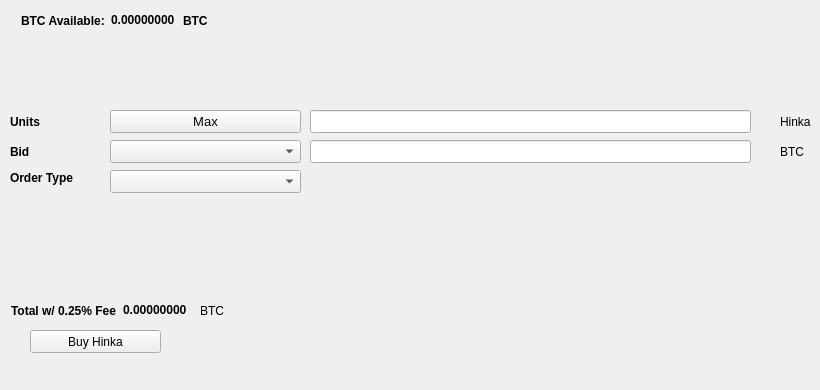
   <widget class="QWidget" name="BuyTab">
    <attribute name="title">
     <string>Buy</string>
    </attribute>
    <widget class="QPushButton" name="BuyHinka">
     <property name="geometry">
      <rect>
       <x>30</x>
       <y>330</y>
       <width>131</width>
       <height>23</height>
      </rect>
     </property>
     <property name="text">
      <string>Buy Hinka</string>
     </property>
     <property name="icon">
      <iconset resource="../hinka.qrc">
       <normaloff>:/icons/bitcoin</normaloff>:/icons/bitcoin</iconset>
     </property>
    </widget>
    <widget class="QLabel" name="label_3">
     <property name="geometry">
      <rect>
       <x>10</x>
       <y>110</y>
       <width>46</width>
       <height>23</height>
      </rect>
     </property>
     <property name="font">
      <font>
       <weight>75</weight>
       <bold>true</bold>
      </font>
     </property>
     <property name="text">
      <string>Units</string>
     </property>
    </widget>
    <widget class="QLineEdit" name="UnitsInput">
     <property name="geometry">
      <rect>
       <x>310</x>
       <y>110</y>
       <width>441</width>
       <height>23</height>
      </rect>
     </property>
     <property name="font">
      <font>
       <pointsize>9</pointsize>
       <weight>75</weight>
       <bold>true</bold>
      </font>
     </property>
    </widget>
    <widget class="QLineEdit" name="BuyBidPriceEdit">
     <property name="geometry">
      <rect>
       <x>310</x>
       <y>140</y>
       <width>441</width>
       <height>23</height>
      </rect>
     </property>
     <property name="font">
      <font>
       <pointsize>9</pointsize>
       <weight>75</weight>
       <bold>true</bold>
      </font>
     </property>
    </widget>
    <widget class="QLabel" name="label_4">
     <property name="geometry">
      <rect>
       <x>780</x>
       <y>110</y>
       <width>31</width>
       <height>23</height>
      </rect>
     </property>
     <property name="text">
      <string>Hinka</string>
     </property>
    </widget>
    <widget class="QLabel" name="label_5">
     <property name="geometry">
      <rect>
       <x>780</x>
       <y>140</y>
       <width>31</width>
       <height>23</height>
      </rect>
     </property>
     <property name="text">
      <string>BTC</string>
     </property>
    </widget>
    <widget class="QLabel" name="label_6">
     <property name="geometry">
      <rect>
       <x>10</x>
       <y>140</y>
       <width>46</width>
       <height>23</height>
      </rect>
     </property>
     <property name="font">
      <font>
       <weight>75</weight>
       <bold>true</bold>
      </font>
     </property>
     <property name="text">
      <string>Bid</string>
     </property>
    </widget>
    <widget class="QLabel" name="label_7">
     <property name="geometry">
      <rect>
       <x>10</x>
       <y>170</y>
       <width>91</width>
       <height>16</height>
      </rect>
     </property>
     <property name="font">
      <font>
       <weight>75</weight>
       <bold>true</bold>
      </font>
     </property>
     <property name="text">
      <string>Order Type</string>
     </property>
    </widget>
    <widget class="QPushButton" name="Buy_Max_Amount">
     <property name="geometry">
      <rect>
       <x>110</x>
       <y>110</y>
       <width>191</width>
       <height>23</height>
      </rect>
     </property>
     <property name="font">
      <font>
       <pointsize>10</pointsize>
      </font>
     </property>
     <property name="text">
      <string>Max</string>
     </property>
    </widget>
    <widget class="QComboBox" name="BuyBidcomboBox">
     <property name="geometry">
      <rect>
       <x>110</x>
       <y>140</y>
       <width>191</width>
       <height>23</height>
      </rect>
     </property>
     <property name="font">
      <font>
       <pointsize>10</pointsize>
      </font>
     </property>
    </widget>
    <widget class="QComboBox" name="buyOrdertypeCombo">
     <property name="geometry">
      <rect>
       <x>110</x>
       <y>170</y>
       <width>191</width>
       <height>23</height>
      </rect>
     </property>
     <property name="font">
      <font>
       <pointsize>10</pointsize>
      </font>
     </property>
    </widget>
    <widget class="QWidget" name="layoutWidget1">
     <property name="geometry">
      <rect>
       <x>21</x>
       <y>11</y>
       <width>227</width>
       <height>19</height>
      </rect>
     </property>
     <layout class="QHBoxLayout" name="horizontalLayout_3">
      <item>
       <widget class="QLabel" name="label232">
        <property name="font">
         <font>
          <weight>75</weight>
          <bold>true</bold>
         </font>
        </property>
        <property name="text">
         <string>BTC Available:</string>
        </property>
       </widget>
      </item>
      <item>
       <widget class="QLabel" name="BtcAvailableLbl">
        <property name="palette">
         <palette>
          <active>
           <colorrole role="WindowText">
            <brush brushstyle="SolidPattern">
             <color alpha="255">
              <red>0</red>
              <green>0</green>
              <blue>0</blue>
             </color>
            </brush>
           </colorrole>
           <colorrole role="Button">
            <brush brushstyle="SolidPattern">
             <color alpha="255">
              <red>0</red>
              <green>170</green>
              <blue>0</blue>
             </color>
            </brush>
           </colorrole>
           <colorrole role="Light">
            <brush brushstyle="SolidPattern">
             <color alpha="255">
              <red>0</red>
              <green>255</green>
              <blue>0</blue>
             </color>
            </brush>
           </colorrole>
           <colorrole role="Midlight">
            <brush brushstyle="SolidPattern">
             <color alpha="255">
              <red>0</red>
              <green>212</green>
              <blue>0</blue>
             </color>
            </brush>
           </colorrole>
           <colorrole role="Dark">
            <brush brushstyle="SolidPattern">
             <color alpha="255">
              <red>0</red>
              <green>85</green>
              <blue>0</blue>
             </color>
            </brush>
           </colorrole>
           <colorrole role="Mid">
            <brush brushstyle="SolidPattern">
             <color alpha="255">
              <red>0</red>
              <green>113</green>
              <blue>0</blue>
             </color>
            </brush>
           </colorrole>
           <colorrole role="Text">
            <brush brushstyle="SolidPattern">
             <color alpha="255">
              <red>0</red>
              <green>170</green>
              <blue>0</blue>
             </color>
            </brush>
           </colorrole>
           <colorrole role="BrightText">
            <brush brushstyle="SolidPattern">
             <color alpha="255">
              <red>255</red>
              <green>255</green>
              <blue>255</blue>
             </color>
            </brush>
           </colorrole>
           <colorrole role="ButtonText">
            <brush brushstyle="SolidPattern">
             <color alpha="255">
              <red>0</red>
              <green>0</green>
              <blue>0</blue>
             </color>
            </brush>
           </colorrole>
           <colorrole role="Base">
            <brush brushstyle="SolidPattern">
             <color alpha="255">
              <red>255</red>
              <green>255</green>
              <blue>255</blue>
             </color>
            </brush>
           </colorrole>
           <colorrole role="Window">
            <brush brushstyle="SolidPattern">
             <color alpha="255">
              <red>0</red>
              <green>170</green>
              <blue>0</blue>
             </color>
            </brush>
           </colorrole>
           <colorrole role="Shadow">
            <brush brushstyle="SolidPattern">
             <color alpha="255">
              <red>0</red>
              <green>0</green>
              <blue>0</blue>
             </color>
            </brush>
           </colorrole>
           <colorrole role="AlternateBase">
            <brush brushstyle="SolidPattern">
             <color alpha="255">
              <red>127</red>
              <green>212</green>
              <blue>127</blue>
             </color>
            </brush>
           </colorrole>
           <colorrole role="ToolTipBase">
            <brush brushstyle="SolidPattern">
             <color alpha="255">
              <red>255</red>
              <green>255</green>
              <blue>220</blue>
             </color>
            </brush>
           </colorrole>
           <colorrole role="ToolTipText">
            <brush brushstyle="SolidPattern">
             <color alpha="255">
              <red>0</red>
              <green>0</green>
              <blue>0</blue>
             </color>
            </brush>
           </colorrole>
          </active>
          <inactive>
           <colorrole role="WindowText">
            <brush brushstyle="SolidPattern">
             <color alpha="255">
              <red>0</red>
              <green>0</green>
              <blue>0</blue>
             </color>
            </brush>
           </colorrole>
           <colorrole role="Button">
            <brush brushstyle="SolidPattern">
             <color alpha="255">
              <red>0</red>
              <green>170</green>
              <blue>0</blue>
             </color>
            </brush>
           </colorrole>
           <colorrole role="Light">
            <brush brushstyle="SolidPattern">
             <color alpha="255">
              <red>0</red>
              <green>255</green>
              <blue>0</blue>
             </color>
            </brush>
           </colorrole>
           <colorrole role="Midlight">
            <brush brushstyle="SolidPattern">
             <color alpha="255">
              <red>0</red>
              <green>212</green>
              <blue>0</blue>
             </color>
            </brush>
           </colorrole>
           <colorrole role="Dark">
            <brush brushstyle="SolidPattern">
             <color alpha="255">
              <red>0</red>
              <green>85</green>
              <blue>0</blue>
             </color>
            </brush>
           </colorrole>
           <colorrole role="Mid">
            <brush brushstyle="SolidPattern">
             <color alpha="255">
              <red>0</red>
              <green>113</green>
              <blue>0</blue>
             </color>
            </brush>
           </colorrole>
           <colorrole role="Text">
            <brush brushstyle="SolidPattern">
             <color alpha="255">
              <red>0</red>
              <green>170</green>
              <blue>0</blue>
             </color>
            </brush>
           </colorrole>
           <colorrole role="BrightText">
            <brush brushstyle="SolidPattern">
             <color alpha="255">
              <red>255</red>
              <green>255</green>
              <blue>255</blue>
             </color>
            </brush>
           </colorrole>
           <colorrole role="ButtonText">
            <brush brushstyle="SolidPattern">
             <color alpha="255">
              <red>0</red>
              <green>0</green>
              <blue>0</blue>
             </color>
            </brush>
           </colorrole>
           <colorrole role="Base">
            <brush brushstyle="SolidPattern">
             <color alpha="255">
              <red>255</red>
              <green>255</green>
              <blue>255</blue>
             </color>
            </brush>
           </colorrole>
           <colorrole role="Window">
            <brush brushstyle="SolidPattern">
             <color alpha="255">
              <red>0</red>
              <green>170</green>
              <blue>0</blue>
             </color>
            </brush>
           </colorrole>
           <colorrole role="Shadow">
            <brush brushstyle="SolidPattern">
             <color alpha="255">
              <red>0</red>
              <green>0</green>
              <blue>0</blue>
             </color>
            </brush>
           </colorrole>
           <colorrole role="AlternateBase">
            <brush brushstyle="SolidPattern">
             <color alpha="255">
              <red>127</red>
              <green>212</green>
              <blue>127</blue>
             </color>
            </brush>
           </colorrole>
           <colorrole role="ToolTipBase">
            <brush brushstyle="SolidPattern">
             <color alpha="255">
              <red>255</red>
              <green>255</green>
              <blue>220</blue>
             </color>
            </brush>
           </colorrole>
           <colorrole role="ToolTipText">
            <brush brushstyle="SolidPattern">
             <color alpha="255">
              <red>0</red>
              <green>0</green>
              <blue>0</blue>
             </color>
            </brush>
           </colorrole>
          </inactive>
          <disabled>
           <colorrole role="WindowText">
            <brush brushstyle="SolidPattern">
             <color alpha="255">
              <red>0</red>
              <green>85</green>
              <blue>0</blue>
             </color>
            </brush>
           </colorrole>
           <colorrole role="Button">
            <brush brushstyle="SolidPattern">
             <color alpha="255">
              <red>0</red>
              <green>170</green>
              <blue>0</blue>
             </color>
            </brush>
           </colorrole>
           <colorrole role="Light">
            <brush brushstyle="SolidPattern">
             <color alpha="255">
              <red>0</red>
              <green>255</green>
              <blue>0</blue>
             </color>
            </brush>
           </colorrole>
           <colorrole role="Midlight">
            <brush brushstyle="SolidPattern">
             <color alpha="255">
              <red>0</red>
              <green>212</green>
              <blue>0</blue>
             </color>
            </brush>
           </colorrole>
           <colorrole role="Dark">
            <brush brushstyle="SolidPattern">
             <color alpha="255">
              <red>0</red>
              <green>85</green>
              <blue>0</blue>
             </color>
            </brush>
           </colorrole>
           <colorrole role="Mid">
            <brush brushstyle="SolidPattern">
             <color alpha="255">
              <red>0</red>
              <green>113</green>
              <blue>0</blue>
             </color>
            </brush>
           </colorrole>
           <colorrole role="Text">
            <brush brushstyle="SolidPattern">
             <color alpha="255">
              <red>0</red>
              <green>85</green>
              <blue>0</blue>
             </color>
            </brush>
           </colorrole>
           <colorrole role="BrightText">
            <brush brushstyle="SolidPattern">
             <color alpha="255">
              <red>255</red>
              <green>255</green>
              <blue>255</blue>
             </color>
            </brush>
           </colorrole>
           <colorrole role="ButtonText">
            <brush brushstyle="SolidPattern">
             <color alpha="255">
              <red>0</red>
              <green>85</green>
              <blue>0</blue>
             </color>
            </brush>
           </colorrole>
           <colorrole role="Base">
            <brush brushstyle="SolidPattern">
             <color alpha="255">
              <red>0</red>
              <green>170</green>
              <blue>0</blue>
             </color>
            </brush>
           </colorrole>
           <colorrole role="Window">
            <brush brushstyle="SolidPattern">
             <color alpha="255">
              <red>0</red>
              <green>170</green>
              <blue>0</blue>
             </color>
            </brush>
           </colorrole>
           <colorrole role="Shadow">
            <brush brushstyle="SolidPattern">
             <color alpha="255">
              <red>0</red>
              <green>0</green>
              <blue>0</blue>
             </color>
            </brush>
           </colorrole>
           <colorrole role="AlternateBase">
            <brush brushstyle="SolidPattern">
             <color alpha="255">
              <red>0</red>
              <green>170</green>
              <blue>0</blue>
             </color>
            </brush>
           </colorrole>
           <colorrole role="ToolTipBase">
            <brush brushstyle="SolidPattern">
             <color alpha="255">
              <red>255</red>
              <green>255</green>
              <blue>220</blue>
             </color>
            </brush>
           </colorrole>
           <colorrole role="ToolTipText">
            <brush brushstyle="SolidPattern">
             <color alpha="255">
              <red>0</red>
              <green>0</green>
              <blue>0</blue>
             </color>
            </brush>
           </colorrole>
          </disabled>
         </palette>
        </property>
        <property name="font">
         <font>
          <weight>75</weight>
          <bold>true</bold>
         </font>
        </property>
        <property name="text">
         <string>0.00000000</string>
        </property>
        <property name="textInteractionFlags">
         <set>Qt::LinksAccessibleByMouse|Qt::TextSelectableByKeyboard|Qt::TextSelectableByMouse</set>
        </property>
       </widget>
      </item>
      <item>
       <widget class="QLabel" name="BtcAvailableLbl_2">
        <property name="font">
         <font>
          <weight>75</weight>
          <bold>true</bold>
         </font>
        </property>
        <property name="text">
         <string>BTC</string>
        </property>
       </widget>
      </item>
     </layout>
    </widget>
    <widget class="QWidget" name="layoutWidge2">
     <property name="geometry">
      <rect>
       <x>11</x>
       <y>301</y>
       <width>259</width>
       <height>19</height>
      </rect>
     </property>
     <layout class="QHBoxLayout" name="horizontalLayout_4">
      <item>
       <widget class="QLabel" name="label_9">
        <property name="font">
         <font>
          <weight>75</weight>
          <bold>true</bold>
         </font>
        </property>
        <property name="text">
         <string>Total w/ 0.25% Fee</string>
        </property>
       </widget>
      </item>
      <item>
       <widget class="QLabel" name="BuyCostLabel">
        <property name="palette">
         <palette>
          <active>
           <colorrole role="WindowText">
            <brush brushstyle="SolidPattern">
             <color alpha="255">
              <red>0</red>
              <green>0</green>
              <blue>0</blue>
             </color>
            </brush>
           </colorrole>
           <colorrole role="Button">
            <brush brushstyle="SolidPattern">
             <color alpha="255">
              <red>0</red>
              <green>170</green>
              <blue>0</blue>
             </color>
            </brush>
           </colorrole>
           <colorrole role="Light">
            <brush brushstyle="SolidPattern">
             <color alpha="255">
              <red>0</red>
              <green>255</green>
              <blue>0</blue>
             </color>
            </brush>
           </colorrole>
           <colorrole role="Midlight">
            <brush brushstyle="SolidPattern">
             <color alpha="255">
              <red>0</red>
              <green>212</green>
              <blue>0</blue>
             </color>
            </brush>
           </colorrole>
           <colorrole role="Dark">
            <brush brushstyle="SolidPattern">
             <color alpha="255">
              <red>0</red>
              <green>85</green>
              <blue>0</blue>
             </color>
            </brush>
           </colorrole>
           <colorrole role="Mid">
            <brush brushstyle="SolidPattern">
             <color alpha="255">
              <red>0</red>
              <green>113</green>
              <blue>0</blue>
             </color>
            </brush>
           </colorrole>
           <colorrole role="Text">
            <brush brushstyle="SolidPattern">
             <color alpha="255">
              <red>0</red>
              <green>170</green>
              <blue>0</blue>
             </color>
            </brush>
           </colorrole>
           <colorrole role="BrightText">
            <brush brushstyle="SolidPattern">
             <color alpha="255">
              <red>255</red>
              <green>255</green>
              <blue>255</blue>
             </color>
            </brush>
           </colorrole>
           <colorrole role="ButtonText">
            <brush brushstyle="SolidPattern">
             <color alpha="255">
              <red>0</red>
              <green>0</green>
              <blue>0</blue>
             </color>
            </brush>
           </colorrole>
           <colorrole role="Base">
            <brush brushstyle="SolidPattern">
             <color alpha="255">
              <red>255</red>
              <green>255</green>
              <blue>255</blue>
             </color>
            </brush>
           </colorrole>
           <colorrole role="Window">
            <brush brushstyle="SolidPattern">
             <color alpha="255">
              <red>0</red>
              <green>170</green>
              <blue>0</blue>
             </color>
            </brush>
           </colorrole>
           <colorrole role="Shadow">
            <brush brushstyle="SolidPattern">
             <color alpha="255">
              <red>0</red>
              <green>0</green>
              <blue>0</blue>
             </color>
            </brush>
           </colorrole>
           <colorrole role="AlternateBase">
            <brush brushstyle="SolidPattern">
             <color alpha="255">
              <red>127</red>
              <green>212</green>
              <blue>127</blue>
             </color>
            </brush>
           </colorrole>
           <colorrole role="ToolTipBase">
            <brush brushstyle="SolidPattern">
             <color alpha="255">
              <red>255</red>
              <green>255</green>
              <blue>220</blue>
             </color>
            </brush>
           </colorrole>
           <colorrole role="ToolTipText">
            <brush brushstyle="SolidPattern">
             <color alpha="255">
              <red>0</red>
              <green>0</green>
              <blue>0</blue>
             </color>
            </brush>
           </colorrole>
          </active>
          <inactive>
           <colorrole role="WindowText">
            <brush brushstyle="SolidPattern">
             <color alpha="255">
              <red>0</red>
              <green>0</green>
              <blue>0</blue>
             </color>
            </brush>
           </colorrole>
           <colorrole role="Button">
            <brush brushstyle="SolidPattern">
             <color alpha="255">
              <red>0</red>
              <green>170</green>
              <blue>0</blue>
             </color>
            </brush>
           </colorrole>
           <colorrole role="Light">
            <brush brushstyle="SolidPattern">
             <color alpha="255">
              <red>0</red>
              <green>255</green>
              <blue>0</blue>
             </color>
            </brush>
           </colorrole>
           <colorrole role="Midlight">
            <brush brushstyle="SolidPattern">
             <color alpha="255">
              <red>0</red>
              <green>212</green>
              <blue>0</blue>
             </color>
            </brush>
           </colorrole>
           <colorrole role="Dark">
            <brush brushstyle="SolidPattern">
             <color alpha="255">
              <red>0</red>
              <green>85</green>
              <blue>0</blue>
             </color>
            </brush>
           </colorrole>
           <colorrole role="Mid">
            <brush brushstyle="SolidPattern">
             <color alpha="255">
              <red>0</red>
              <green>113</green>
              <blue>0</blue>
             </color>
            </brush>
           </colorrole>
           <colorrole role="Text">
            <brush brushstyle="SolidPattern">
             <color alpha="255">
              <red>0</red>
              <green>170</green>
              <blue>0</blue>
             </color>
            </brush>
           </colorrole>
           <colorrole role="BrightText">
            <brush brushstyle="SolidPattern">
             <color alpha="255">
              <red>255</red>
              <green>255</green>
              <blue>255</blue>
             </color>
            </brush>
           </colorrole>
           <colorrole role="ButtonText">
            <brush brushstyle="SolidPattern">
             <color alpha="255">
              <red>0</red>
              <green>0</green>
              <blue>0</blue>
             </color>
            </brush>
           </colorrole>
           <colorrole role="Base">
            <brush brushstyle="SolidPattern">
             <color alpha="255">
              <red>255</red>
              <green>255</green>
              <blue>255</blue>
             </color>
            </brush>
           </colorrole>
           <colorrole role="Window">
            <brush brushstyle="SolidPattern">
             <color alpha="255">
              <red>0</red>
              <green>170</green>
              <blue>0</blue>
             </color>
            </brush>
           </colorrole>
           <colorrole role="Shadow">
            <brush brushstyle="SolidPattern">
             <color alpha="255">
              <red>0</red>
              <green>0</green>
              <blue>0</blue>
             </color>
            </brush>
           </colorrole>
           <colorrole role="AlternateBase">
            <brush brushstyle="SolidPattern">
             <color alpha="255">
              <red>127</red>
              <green>212</green>
              <blue>127</blue>
             </color>
            </brush>
           </colorrole>
           <colorrole role="ToolTipBase">
            <brush brushstyle="SolidPattern">
             <color alpha="255">
              <red>255</red>
              <green>255</green>
              <blue>220</blue>
             </color>
            </brush>
           </colorrole>
           <colorrole role="ToolTipText">
            <brush brushstyle="SolidPattern">
             <color alpha="255">
              <red>0</red>
              <green>0</green>
              <blue>0</blue>
             </color>
            </brush>
           </colorrole>
          </inactive>
          <disabled>
           <colorrole role="WindowText">
            <brush brushstyle="SolidPattern">
             <color alpha="255">
              <red>0</red>
              <green>85</green>
              <blue>0</blue>
             </color>
            </brush>
           </colorrole>
           <colorrole role="Button">
            <brush brushstyle="SolidPattern">
             <color alpha="255">
              <red>0</red>
              <green>170</green>
              <blue>0</blue>
             </color>
            </brush>
           </colorrole>
           <colorrole role="Light">
            <brush brushstyle="SolidPattern">
             <color alpha="255">
              <red>0</red>
              <green>255</green>
              <blue>0</blue>
             </color>
            </brush>
           </colorrole>
           <colorrole role="Midlight">
            <brush brushstyle="SolidPattern">
             <color alpha="255">
              <red>0</red>
              <green>212</green>
              <blue>0</blue>
             </color>
            </brush>
           </colorrole>
           <colorrole role="Dark">
            <brush brushstyle="SolidPattern">
             <color alpha="255">
              <red>0</red>
              <green>85</green>
              <blue>0</blue>
             </color>
            </brush>
           </colorrole>
           <colorrole role="Mid">
            <brush brushstyle="SolidPattern">
             <color alpha="255">
              <red>0</red>
              <green>113</green>
              <blue>0</blue>
             </color>
            </brush>
           </colorrole>
           <colorrole role="Text">
            <brush brushstyle="SolidPattern">
             <color alpha="255">
              <red>0</red>
              <green>85</green>
              <blue>0</blue>
             </color>
            </brush>
           </colorrole>
           <colorrole role="BrightText">
            <brush brushstyle="SolidPattern">
             <color alpha="255">
              <red>255</red>
              <green>255</green>
              <blue>255</blue>
             </color>
            </brush>
           </colorrole>
           <colorrole role="ButtonText">
            <brush brushstyle="SolidPattern">
             <color alpha="255">
              <red>0</red>
              <green>85</green>
              <blue>0</blue>
             </color>
            </brush>
           </colorrole>
           <colorrole role="Base">
            <brush brushstyle="SolidPattern">
             <color alpha="255">
              <red>0</red>
              <green>170</green>
              <blue>0</blue>
             </color>
            </brush>
           </colorrole>
           <colorrole role="Window">
            <brush brushstyle="SolidPattern">
             <color alpha="255">
              <red>0</red>
              <green>170</green>
              <blue>0</blue>
             </color>
            </brush>
           </colorrole>
           <colorrole role="Shadow">
            <brush brushstyle="SolidPattern">
             <color alpha="255">
              <red>0</red>
              <green>0</green>
              <blue>0</blue>
             </color>
            </brush>
           </colorrole>
           <colorrole role="AlternateBase">
            <brush brushstyle="SolidPattern">
             <color alpha="255">
              <red>0</red>
              <green>170</green>
              <blue>0</blue>
             </color>
            </brush>
           </colorrole>
           <colorrole role="ToolTipBase">
            <brush brushstyle="SolidPattern">
             <color alpha="255">
              <red>255</red>
              <green>255</green>
              <blue>220</blue>
             </color>
            </brush>
           </colorrole>
           <colorrole role="ToolTipText">
            <brush brushstyle="SolidPattern">
             <color alpha="255">
              <red>0</red>
              <green>0</green>
              <blue>0</blue>
             </color>
            </brush>
           </colorrole>
          </disabled>
         </palette>
        </property>
        <property name="font">
         <font>
          <weight>75</weight>
          <bold>true</bold>
         </font>
        </property>
        <property name="autoFillBackground">
         <bool>false</bool>
        </property>
        <property name="text">
         <string>0.00000000</string>
        </property>
        <property name="textInteractionFlags">
         <set>Qt::LinksAccessibleByMouse|Qt::TextSelectableByMouse</set>
        </property>
       </widget>
      </item>
      <item>
       <widget class="QLabel" name="label_10">
        <property name="font">
         <font>
          <weight>50</weight>
          <bold>false</bold>
         </font>
        </property>
        <property name="text">
         <string>BTC</string>
        </property>
       </widget>
      </item>
     </layout>
    </widget>
    <widget class="QLabel" name="label_24">
     <property name="geometry">
      <rect>
       <x>460</x>
       <y>300</y>
       <width>281</width>
       <height>81</height>
      </rect>
     </property>
     <property name="text">
      <string/>
     </property>
     <property name="pixmap">
      <pixmap>:/images/bittrex</pixmap>
     </property>
    </widget>
   </widget>
